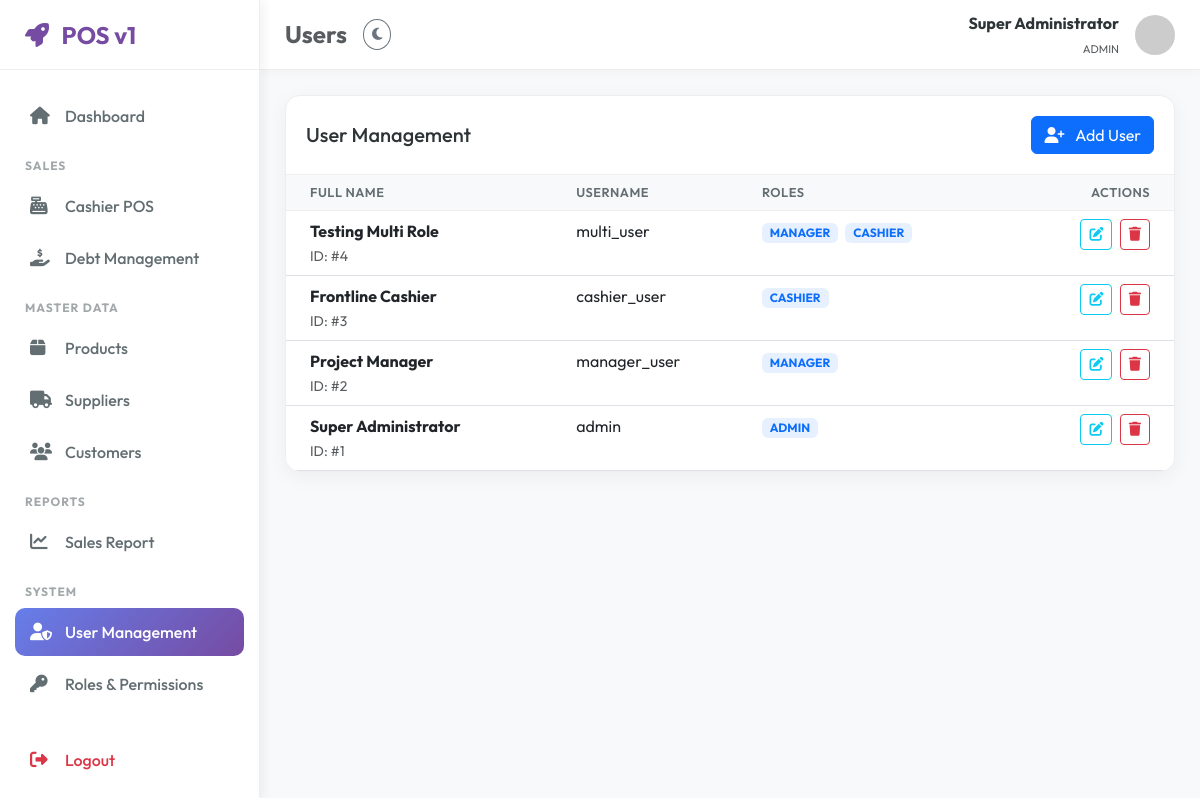
/users.php (signed in), run on the app's committed database.
### tables this page shows
CREATE TABLE `users` (
  `id` int NOT NULL AUTO_INCREMENT,
  `username` varchar(50) NOT NULL,
  `password` varchar(255) NOT NULL,
  `fullname` varchar(100) NOT NULL,
  `created_at` timestamp NULL DEFAULT CURRENT_TIMESTAMP,
  PRIMARY KEY (`id`),
  UNIQUE KEY `username` (`username`)
);

### users.php (the view, shortened to what this page needs)
<?php
require_once 'includes/functions.php';
$stmt = $pdo->query("
    SELECT u.*, GROUP_CONCAT(r.name SEPARATOR ', ') as role_names, GROUP_CONCAT(r.id) as role_ids
    FROM users u
    LEFT JOIN user_roles ur ON u.id = ur.user_id
    LEFT JOIN roles r ON ur.role_id = r.id
    GROUP BY u.id
    ORDER BY u.id DESC
");
$users = $stmt->fetchAll();
include 'layouts/header.php';
?>
<div class="card">
    <div class="card-header d-flex justify-content-between align-items-center">
        <h5 class="mb-0">User Management</h5>
        <button class="btn btn-primary" data-bs-toggle="modal" data-bs-target="#addModal">
            <i class="fas fa-user-plus me-2"></i> Add User
        </button>
    </div>
    <div class="card-body p-0">
        <div class="table-responsive">
            <table class="table table-hover mb-0">
                <thead class="bg-light">
                    <tr>
                        <th class="ps-4">Full Name</th>
                        <th>Username</th>
                        <th>Roles</th>
                        <th class="pe-4 text-end">Actions</th>
                    </tr>
                </thead>
                <tbody>
                    <?php foreach ($users as $u): ?>
                        <tr>
                            <td class="ps-4">
                                <div class="fw-bold"><?php echo $u['fullname']; ?></div>
                                <small class="text-muted">ID: #<?php echo $u['id']; ?></small>
                            </td>
                            <td><?php echo $u['username']; ?></td>
                            <td>
                                <?php
                                $r_names = explode(', ', $u['role_names']);
                                foreach($r_names as $rn):
                                ?>
                                    <span class="badge bg-primary bg-opacity-10 text-primary small me-1">
                                        <?php echo strtoupper($rn); ?>
                                    </span>
                                <?php endforeach; ?>
                            </td>
                            <td class="pe-4 text-end">
                                <button class="btn btn-sm btn-outline-info me-1"
                                        onclick='editUser(<?php echo json_encode($u); ?>)'>
                                    <i class="fas fa-edit"></i>
                                </button>
                                <form action="" method="POST" class="d-inline" onsubmit="return confirm('Are you sure?')">
                                    <button type="submit" class="btn btn-sm btn-outline-danger">
                                        <i class="fas fa-trash"></i>
                                    </button>
                                </form>
                            </td>
                        </tr>
                    <?php endforeach; ?>
                </tbody>
            </table>
        </div>
    </div>
</div>
<?php include 'layouts/footer.php'; ?>

### layouts/header.php (style rules this page uses)
:root { --primary-color: #764ba2; --secondary-color: #667eea; --sidebar-width: 260px; --topbar-height: 70px; --bg-light: #f8f9fa; --sidebar-bg: #ffffff; --card-bg: #ffffff; --text-main: #2d3436; --text-muted: #636e72; --border-color: #eeeeee; }
body { font-family: 'Outfit', sans-serif; background-color: var(--bg-light); color: var(--text-main); overflow-x: hidden; transition: all 0.3s; }
.card { background-color: var(--card-bg); border: 1px solid var(--border-color); border-radius: 15px; box-shadow: 0 5px 20px rgba(0,0,0,0.05); margin-bottom: 25px; overflow: hidden; }
.card-header { background: none; border-bottom: 1px solid var(--border-color); padding: 20px; font-weight: 600; color: var(--text-main); }
.table { color: var(--text-main); }
.table thead th { background-color: var(--bg-light); border-bottom-color: var(--border-color); color: var(--text-muted); font-weight: 600; text-transform: uppercase; font-size: 0.8rem; letter-spacing: 0.5px; }

### data on the page
users: fullname "Testing Multi Role", id "4", username "multi_user", rn "MANAGER", rn "CASHIER"
users: fullname "Frontline Cashier", id "3", username "cashier_user", rn "CASHIER"
users: fullname "Project Manager", id "2", username "manager_user", rn "MANAGER"
users: fullname "Super Administrator", id "1", username "admin", rn "ADMIN"

### other printed values
str_replace('.php', '', $page) "Users"
$_SESSION['fullname'] "Super Administrator"
implode(', ', $_SESSION['role_names']) "ADMIN"
